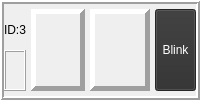
        <widget class="QFrame" name="ui_frm_showcell_id3">
         <property name="frameShape">
          <enum>QFrame::Box</enum>
         </property>
         <property name="frameShadow">
          <enum>QFrame::Raised</enum>
         </property>
         <property name="lineWidth">
          <number>2</number>
         </property>
         <layout class="QHBoxLayout" name="horizontalLayout_3">
          <property name="spacing">
           <number>5</number>
          </property>
          <property name="leftMargin">
           <number>0</number>
          </property>
          <property name="topMargin">
           <number>5</number>
          </property>
          <property name="rightMargin">
           <number>0</number>
          </property>
          <property name="bottomMargin">
           <number>5</number>
          </property>
          <item>
           <widget class="QFrame" name="frame_14">
            <property name="frameShape">
             <enum>QFrame::NoFrame</enum>
            </property>
            <property name="frameShadow">
             <enum>QFrame::Raised</enum>
            </property>
            <layout class="QVBoxLayout" name="verticalLayout_6">
             <property name="spacing">
              <number>0</number>
             </property>
             <property name="leftMargin">
              <number>0</number>
             </property>
             <property name="topMargin">
              <number>0</number>
             </property>
             <property name="rightMargin">
              <number>0</number>
             </property>
             <property name="bottomMargin">
              <number>0</number>
             </property>
             <item alignment="Qt::AlignHCenter">
              <widget class="QLabel" name="ui_lab_id_id3">
               <property name="text">
                <string>ID:3</string>
               </property>
              </widget>
             </item>
             <item>
              <widget class="QLabel" name="ui_lab_name_id3">
               <property name="maximumSize">
                <size>
                 <width>204</width>
                 <height>16777215</height>
                </size>
               </property>
               <property name="frameShape">
                <enum>QFrame::Box</enum>
               </property>
               <property name="frameShadow">
                <enum>QFrame::Raised</enum>
               </property>
               <property name="text">
                <string/>
               </property>
              </widget>
             </item>
            </layout>
           </widget>
          </item>
          <item>
           <widget class="QLabel" name="ui_lab_value_id3">
            <property name="sizePolicy">
             <sizepolicy hsizetype="Preferred" vsizetype="Preferred">
              <horstretch>40</horstretch>
              <verstretch>40</verstretch>
             </sizepolicy>
            </property>
            <property name="maximumSize">
             <size>
              <width>220</width>
              <height>16777215</height>
             </size>
            </property>
            <property name="font">
             <font>
              <pointsize>20</pointsize>
              <weight>75</weight>
              <bold>true</bold>
             </font>
            </property>
            <property name="toolTip">
             <string>Test</string>
            </property>
            <property name="statusTip">
             <string>Test</string>
            </property>
            <property name="styleSheet">
             <string notr="true">border-color: rgb(239, 41, 41);</string>
            </property>
            <property name="frameShape">
             <enum>QFrame::Panel</enum>
            </property>
            <property name="frameShadow">
             <enum>QFrame::Raised</enum>
            </property>
            <property name="lineWidth">
             <number>5</number>
            </property>
            <property name="midLineWidth">
             <number>0</number>
            </property>
            <property name="text">
             <string>&lt;html&gt;&lt;head/&gt;&lt;body&gt;&lt;p align=&quot;right&quot;/&gt;&lt;/body&gt;&lt;/html&gt;</string>
            </property>
            <property name="alignment">
             <set>Qt::AlignRight|Qt::AlignTrailing|Qt::AlignVCenter</set>
            </property>
           </widget>
          </item>
          <item>
           <widget class="QLabel" name="ui_lab_unit_id3">
            <property name="enabled">
             <bool>true</bool>
            </property>
            <property name="sizePolicy">
             <sizepolicy hsizetype="Fixed" vsizetype="Preferred">
              <horstretch>30</horstretch>
              <verstretch>10</verstretch>
             </sizepolicy>
            </property>
            <property name="minimumSize">
             <size>
              <width>60</width>
              <height>0</height>
             </size>
            </property>
            <property name="font">
             <font>
              <pointsize>15</pointsize>
             </font>
            </property>
            <property name="frameShape">
             <enum>QFrame::Panel</enum>
            </property>
            <property name="frameShadow">
             <enum>QFrame::Raised</enum>
            </property>
            <property name="lineWidth">
             <number>5</number>
            </property>
            <property name="text">
             <string>&lt;html&gt;&lt;head/&gt;&lt;body&gt;&lt;p align=&quot;center&quot;&gt;&lt;br/&gt;&lt;/p&gt;&lt;/body&gt;&lt;/html&gt;</string>
            </property>
            <property name="alignment">
             <set>Qt::AlignCenter</set>
            </property>
           </widget>
          </item>
          <item>
           <widget class="QToolButton" name="ui_but_blk_id3">
            <property name="enabled">
             <bool>false</bool>
            </property>
            <property name="sizePolicy">
             <sizepolicy hsizetype="Fixed" vsizetype="Preferred">
              <horstretch>0</horstretch>
              <verstretch>0</verstretch>
             </sizepolicy>
            </property>
            <property name="palette">
             <palette>
              <active>
               <colorrole role="WindowText">
                <brush brushstyle="SolidPattern">
                 <color alpha="255">
                  <red>255</red>
                  <green>255</green>
                  <blue>255</blue>
                 </color>
                </brush>
               </colorrole>
               <colorrole role="Button">
                <brush brushstyle="SolidPattern">
                 <color alpha="255">
                  <red>46</red>
                  <green>46</green>
                  <blue>46</blue>
                 </color>
                </brush>
               </colorrole>
               <colorrole role="Text">
                <brush brushstyle="SolidPattern">
                 <color alpha="255">
                  <red>255</red>
                  <green>255</green>
                  <blue>255</blue>
                 </color>
                </brush>
               </colorrole>
               <colorrole role="ButtonText">
                <brush brushstyle="SolidPattern">
                 <color alpha="255">
                  <red>255</red>
                  <green>255</green>
                  <blue>255</blue>
                 </color>
                </brush>
               </colorrole>
               <colorrole role="Base">
                <brush brushstyle="SolidPattern">
                 <color alpha="255">
                  <red>46</red>
                  <green>46</green>
                  <blue>46</blue>
                 </color>
                </brush>
               </colorrole>
               <colorrole role="Window">
                <brush brushstyle="SolidPattern">
                 <color alpha="255">
                  <red>46</red>
                  <green>46</green>
                  <blue>46</blue>
                 </color>
                </brush>
               </colorrole>
              </active>
              <inactive>
               <colorrole role="WindowText">
                <brush brushstyle="SolidPattern">
                 <color alpha="255">
                  <red>255</red>
                  <green>255</green>
                  <blue>255</blue>
                 </color>
                </brush>
               </colorrole>
               <colorrole role="Button">
                <brush brushstyle="SolidPattern">
                 <color alpha="255">
                  <red>46</red>
                  <green>46</green>
                  <blue>46</blue>
                 </color>
                </brush>
               </colorrole>
               <colorrole role="Text">
                <brush brushstyle="SolidPattern">
                 <color alpha="255">
                  <red>255</red>
                  <green>255</green>
                  <blue>255</blue>
                 </color>
                </brush>
               </colorrole>
               <colorrole role="ButtonText">
                <brush brushstyle="SolidPattern">
                 <color alpha="255">
                  <red>255</red>
                  <green>255</green>
                  <blue>255</blue>
                 </color>
                </brush>
               </colorrole>
               <colorrole role="Base">
                <brush brushstyle="SolidPattern">
                 <color alpha="255">
                  <red>46</red>
                  <green>46</green>
                  <blue>46</blue>
                 </color>
                </brush>
               </colorrole>
               <colorrole role="Window">
                <brush brushstyle="SolidPattern">
                 <color alpha="255">
                  <red>46</red>
                  <green>46</green>
                  <blue>46</blue>
                 </color>
                </brush>
               </colorrole>
              </inactive>
              <disabled>
               <colorrole role="WindowText">
                <brush brushstyle="SolidPattern">
                 <color alpha="255">
                  <red>255</red>
                  <green>255</green>
                  <blue>255</blue>
                 </color>
                </brush>
               </colorrole>
               <colorrole role="Button">
                <brush brushstyle="SolidPattern">
                 <color alpha="255">
                  <red>46</red>
                  <green>46</green>
                  <blue>46</blue>
                 </color>
                </brush>
               </colorrole>
               <colorrole role="Text">
                <brush brushstyle="SolidPattern">
                 <color alpha="255">
                  <red>255</red>
                  <green>255</green>
                  <blue>255</blue>
                 </color>
                </brush>
               </colorrole>
               <colorrole role="ButtonText">
                <brush brushstyle="SolidPattern">
                 <color alpha="255">
                  <red>255</red>
                  <green>255</green>
                  <blue>255</blue>
                 </color>
                </brush>
               </colorrole>
               <colorrole role="Base">
                <brush brushstyle="SolidPattern">
                 <color alpha="255">
                  <red>46</red>
                  <green>46</green>
                  <blue>46</blue>
                 </color>
                </brush>
               </colorrole>
               <colorrole role="Window">
                <brush brushstyle="SolidPattern">
                 <color alpha="255">
                  <red>46</red>
                  <green>46</green>
                  <blue>46</blue>
                 </color>
                </brush>
               </colorrole>
              </disabled>
             </palette>
            </property>
            <property name="autoFillBackground">
             <bool>false</bool>
            </property>
            <property name="styleSheet">
             <string notr="true"/>
            </property>
            <property name="text">
             <string>Blink</string>
            </property>
            <property name="popupMode">
             <enum>QToolButton::DelayedPopup</enum>
            </property>
            <property name="toolButtonStyle">
             <enum>Qt::ToolButtonIconOnly</enum>
            </property>
            <property name="autoRaise">
             <bool>false</bool>
            </property>
           </widget>
          </item>
         </layout>
        </widget>
